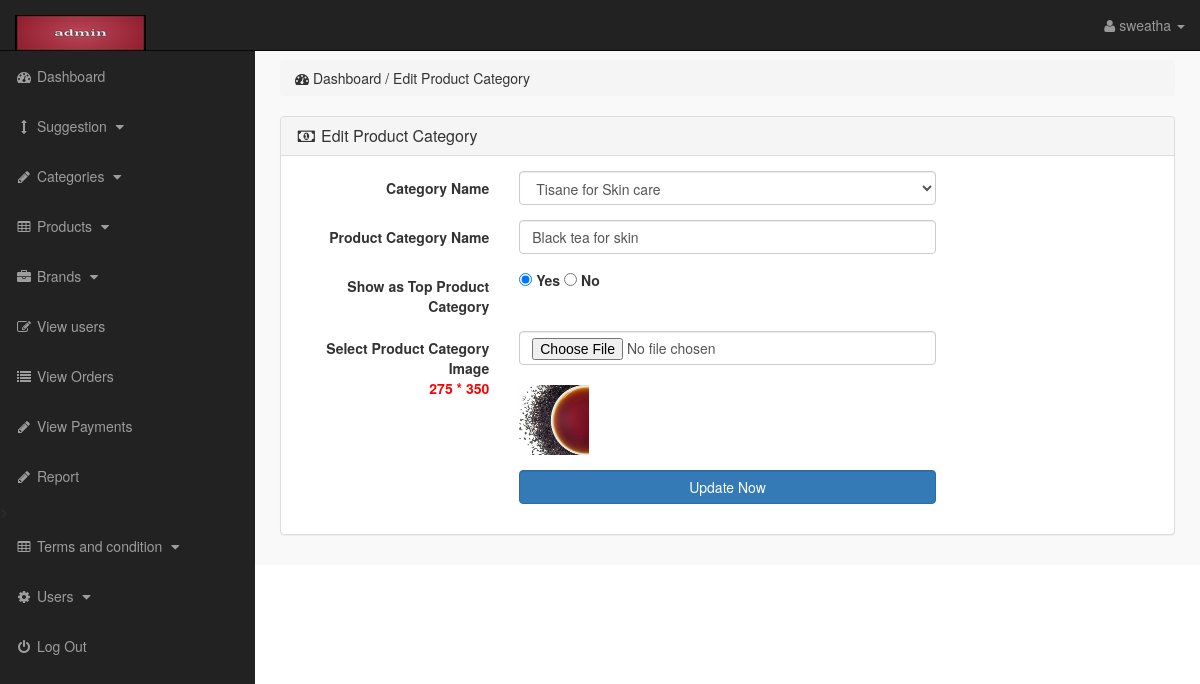
Screenshot of /admin_area/index.php?edit_p_cat=28 (signed in) with the database file from the repository.
### tables this page shows
CREATE TABLE `product_categories` (
  `p_cat_id` int(10) NOT NULL,
  `cat_title` text NOT NULL,
  `p_cat_title` text NOT NULL,
  `p_cat_top` text NOT NULL,
  `p_cat_image` text NOT NULL,
  `delete_tab` int(11) DEFAULT 0
);

### admin_area/edit_p_cat.php (the view, shortened to what this page needs)
<?php
if(!isset($_SESSION['admin_email'])){
echo "<script>window.open('login.php','_self')</script>";
}
else {
?>
<?php
if(isset($_GET['edit_p_cat'])){
$edit_p_cat_id = $_GET['edit_p_cat'];
$edit_p_cat_query = "select * from product_categories where p_cat_id='$edit_p_cat_id'";
$run_edit = mysqli_query($con,$edit_p_cat_query);
$row_edit = mysqli_fetch_array($run_edit);
$cat_title=$row_edit['cat_title'];
$p_cat_title = $row_edit['p_cat_title'];
$p_cat_top = $row_edit['p_cat_top'];
$p_cat_image = $row_edit['p_cat_image'];
}
?>
<div class="row">
<div class="col-lg-12">
<ol class="breadcrumb">
<li>
<i class="fa fa-dashboard"></i> Dashboard / Edit Product Category
</li>
</ol>
</div>
</div>
<div class="row">
<div class="col-lg-12">
<div class="panel panel-default">
<div class="panel-heading" >
<h3 class="panel-title" >
<i class="fa fa-money fa-fw" ></i> Edit Product Category
</h3>
</div>
<div class="panel-body" >
<form class="form-horizontal" action="" method="post" enctype="multipart/form-data" >
<div class="form-group" >
<label class="col-md-3 control-label" >Category Name</label>
<div class="col-md-6" >
<?php if($cat_title=="")
{
?>
<select name="cat_title" class="form-control" required>
<option value=0>---Select Category---</option>
<?php
$query1="select distinct cat_title from categories where delete_tab=0";
$exec1=mysqli_query($con,$query1);
while($rs=mysqli_fetch_array($exec1))
{
?>
<option value="<?php echo $rs['cat_title'];?>"><?php echo $rs['cat_title'];?></option>
<?php
}
?>
</select>
<?php
}
else
{
?>
<select name="cat_title" class="form-control" required>
<option value="<?php echo $cat_title;?>" selected><?php echo $cat_title;?></option>
</select>
<?php
}
?>
</div>
</div>
<div class="form-group" >
<label class="col-md-3 control-label" >Product Category Name</label>
<div class="col-md-6" >
<input type="text" name="p_cat_title" class="form-control" value="<?php echo $p_cat_title; ?>" >
</div>
</div>
<div class="form-group" >
<label class="col-md-3 control-label" >Show as Top Product Category</label>
<div class="col-md-6" >
<input type="radio" name="p_cat_top" value="yes"
<?php if($p_cat_top == 'no'){}else{ echo "checked='checked'"; } ?>>
<label> Yes </label>
<input type="radio" name="p_cat_top" value="no"
<?php if($p_cat_top == 'no'){ echo "checked='checked'"; }else{} ?>>
<label> No </label>
</div>
</div>
<div class="form-group" >
<label class="col-md-3 control-label" > Select Product Category Image <br>
<font color='red'>275 * 350</font></label>
<div class="col-md-6" >
<input type="file" name="p_cat_image" class="form-control" >
<br>
<img src="procat_images/<?php echo $p_cat_image; ?>" width="70" height="70" >
</div>
</div>
<div class="form-group" >
<label class="col-md-3 control-label" ></label>
<div class="col-md-6" >
<input type="submit" name="update" value="Update Now" class="btn btn-primary form-control" >
</div>
</div>
</form>
</div>
</div>
</div>
</div>
<?php } ?>

### admin_area/includes/sidebar.php (shortened to what this page needs)
<?php
if(!isset($_SESSION['admin_email'])){
echo "<script>window.open('login.php','_self')</script>";
}
else {
?>
<nav class="navbar navbar-inverse navbar-fixed-top" >
<div class="navbar-header" >
<a class="navbar-brand" href="index.php?dashboard" ><img src="admin_images/l.jpg"></a>
</div>
<ul class="nav navbar-right top-nav" >
<li class="dropdown" >
<a href="#" class="dropdown-toggle" data-toggle="dropdown" >
<i class="fa fa-user" ></i>
<?php echo $admin_name; ?> <b class="caret" ></b>
</a>
</li>
</ul>
<div class="collapse navbar-collapse navbar-ex1-collapse">
<ul class="nav navbar-nav side-nav">
<li>
<a href="index.php?dashboard">
<i class="fa fa-fw fa-dashboard"></i> Dashboard
</a>
</li>
<li>
<a href="#" data-toggle="collapse" data-target="#cat">
<i class="fa fa-fw fa-arrows-v"></i> Suggestion
<i class="fa fa-fw fa-caret-down"></i>
</a>
</li>
<li>
<a href="#" data-toggle="collapse" data-target="#p_cat">
<i class="fa fa-fw fa-pencil"></i>  Categories
<i class="fa fa-fw fa-caret-down"></i>
</a>
</li>
<li>
<a href="#" data-toggle="collapse" data-target="#products">
<i class="fa fa-fw fa-table"></i> Products
<i class="fa fa-fw fa-caret-down"></i>
</a>
</li>
<li>
<a href="#" data-toggle="collapse" data-target="#manufacturers">
<i class="fa fa-fw fa-briefcase"></i> Brands
<i class="fa fa-fw fa-caret-down"></i>
</a>
</li>
<li>
<a href="index.php?view_customers">
<i class="fa fa-fw fa-edit"></i> View users
</a>
</li>
<li>
<a href="index.php?view_orders">
<i class="fa fa-fw fa-list"></i> View Orders
</a>
</li>
<li>
<a href="index.php?view_payments">
<i class="fa fa-fw fa-pencil"></i> View Payments
</a>
</li>
<li>
<a href="index.php?view_payments.php">
<i class="fa fa-fw fa-pencil"></i> Report
</a>
</li>
<li>
<a href="#" data-toggle="collapse" data-target="#terms" >
<i class="fa fa-fw fa-table"></i> Terms and condition
<i class="fa fa-fw fa-caret-down"></i>
</a>
</li>
<li>
<a href="#" data-toggle="collapse" data-target="#users">
<i class="fa fa-fw fa-gear"></i> Users
<i class="fa fa-fw fa-caret-down"></i>
</a>
</li>
<li>
<a href="logout.php">
<i class="fa fa-fw fa-power-off"></i> Log Out
</a>
</li>
</ul>
</div>
</nav>
<?php } ?>

### admin_area/css/style.css (style rules this page uses)
body { margin-top:100px; }
@media (min-width: 768px) { body { margin-top:50px; } }
.top-nav { padding:0 15px; }
.top-nav>li { display:inline-block; float:left; }
.top-nav>li>a { padding-top:15px; padding-bottom:15px; line-height:20px; color:#999; }
@media (min-width: 768px) { .side-nav { position:fixed; top:51px; width:255px; border-radius:0; overflow-y:auto; background-color: #222; bottom:0; overflow-x:hidden; padding-bottom:40px; } }
@media (min-width: 768px) { .side-nav>li>a { width:255px; } }
.panel-body { border-radius:5px; }

### rows the page displays
product_categories: cat_title "Tisane for Skin care", p_cat_title "Black tea for skin", p_cat_top "☑", p_cat_image (picture)

### other values shown
$admin_name "sweatha"
